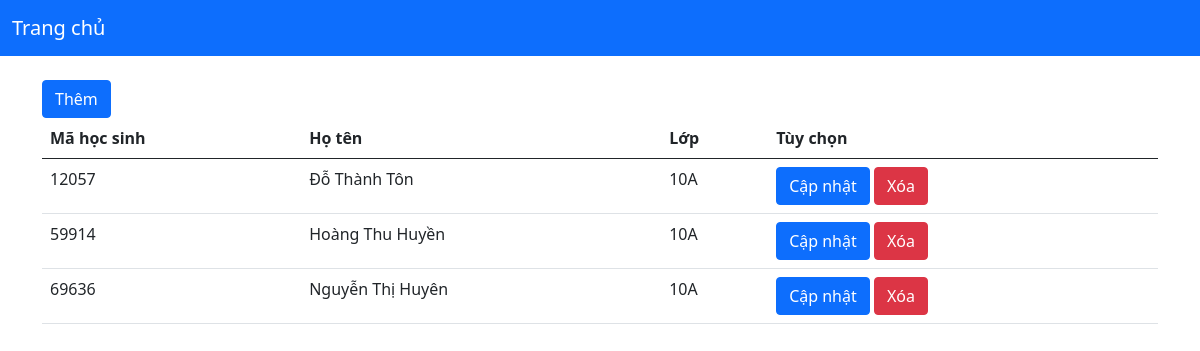
Before: /hoc-sinh/get/1 with the older database file.
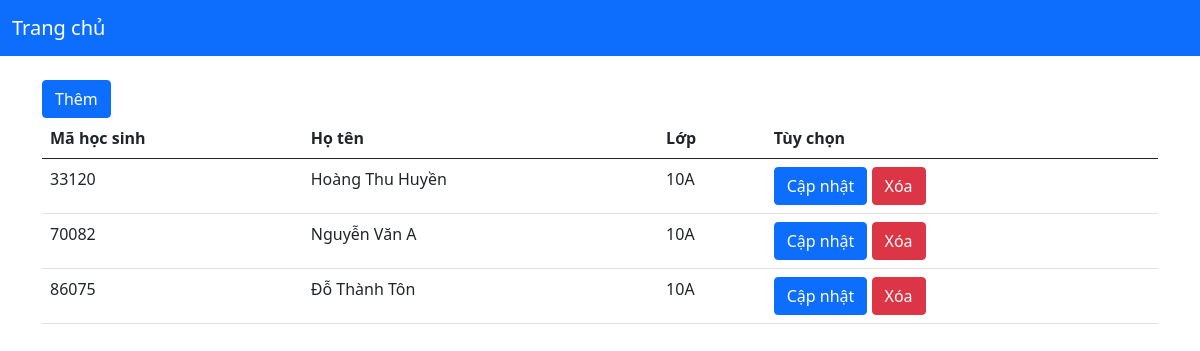
After: the same page with the newer database file.
### tables this page shows
CREATE TABLE HocSinh(
    Id integer primary key autoincrement,
    HoTen text,
    Lop integer not null,
    KhuonMat1 text,
    KhuonMat2 text,
    KhuonMat3 text,
    EmbFace1 text,
    EmbFace2 text,
    EmbFace3 text
);

CREATE TABLE Lop(
    Id integer primary key autoincrement,
    TenLop text,
    GVCN text
);

### app.py (the view)
@app.route('/hoc-sinh/get/<int:id>', methods=['GET'])
def get_hoc_sinh(id: int):
    Constants.IDLOP = id
    hocSinhs = HocSinhDal.get_ds_hoc_sinh_theo_lop(id)
    return render_template('hoc-sinh/index.html', hocSinhs=hocSinhs)

### templates/hoc-sinh/index.html (shortened to what this page needs)
<!DOCTYPE html>
<html lang="en">
<head>
    <link href="https://cdn.jsdelivr.net/npm/bootstrap@5.0.2/dist/css/bootstrap.min.css" rel="stylesheet"
>
</head>
<body>
<nav class="navbar navbar-dark bg-primary navbar-expand-lg">
    <div class="container-fluid">
        <a class="navbar-brand" href="/">Trang chủ</a>
    </div>
</nav>
<br>
<div class="container">
    <a class="btn btn-primary" href="/hoc-sinh/add">Thêm</a>
    <table class="table">
        <thead>
        <tr>
            <th scope="col">Mã học sinh</th>
            <th scope="col">Họ tên</th>
            <th scope="col">Lớp</th>
            <th scope="col">Tùy chọn</th>
        </tr>
        </thead>
        <tbody>
        {% for hocSinh in hocSinhs %}
        <tr>
            <td>{{hocSinh.Id}}</td>
            <td>{{hocSinh.HoTen}}</td>
            <td>{{hocSinh.Lop}}</td>
            <td>
                <a href="/hoc-sinh/edit/{{hocSinh.Id}}" class="btn btn-primary">Cập nhật</a>
                <a href="/hoc-sinh/delete/{{hocSinh.Id}}" class="btn btn-danger">Xóa</a>
            </td>
        </tr>
        {% endfor %}
        </tbody>
    </table>
</div>
</body>
</html>

Changed rows visible on the page:
removed HocSinh: Id "12057", HoTen "Đỗ Thành Tôn", Lop "10A"
removed HocSinh: Id "59914", HoTen "Hoàng Thu Huyền", Lop "10A"
removed HocSinh: Id "69636", HoTen "Nguyễn Thị Huyên", Lop "10A"
added HocSinh: Id "33120", HoTen "Hoàng Thu Huyền", Lop "10A"
added HocSinh: Id "70082", HoTen "Nguyễn Văn A", Lop "10A"
added HocSinh: Id "86075", HoTen "Đỗ Thành Tôn", Lop "10A"
